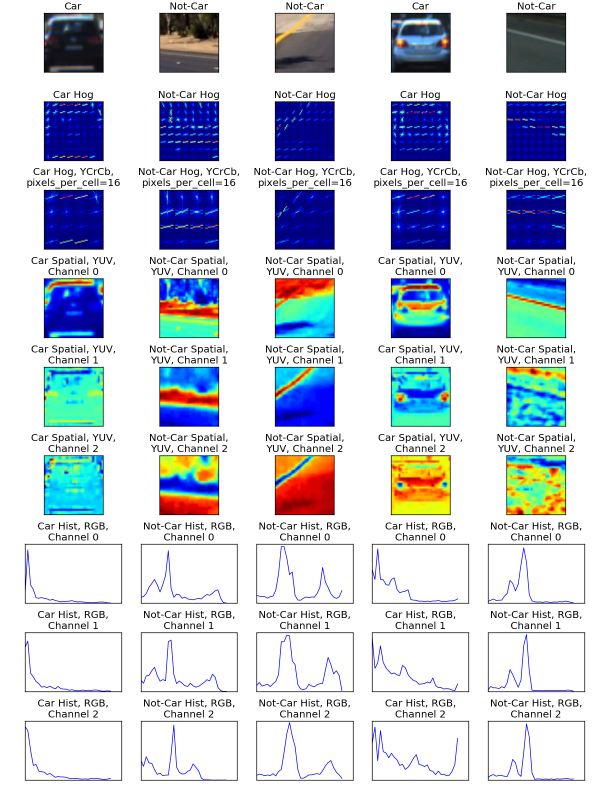
#> input picture examples/features.png, 1200 x 1600 px (shown at 1/2 size)
$ python -i model.py   (imports and definitions only)
#> lines starting #> are read from the running program, lines starting #| are printed output that depends on the picture
import pickle
import cv2
import numpy as np
import matplotlib.pyplot as plt
import time

from sklearn import svm
from skimage.feature import hog
from sklearn.preprocessing import StandardScaler
from sklearn.feature_selection import SelectPercentile
from sklearn.model_selection import  train_test_split
from sklearn.metrics import classification_report
from sklearn.metrics import accuracy_score
from sklearn.ensemble import BaggingClassifier, RandomForestClassifier, AdaBoostClassifier
from sklearn.model_selection import GridSearchCV

from sklearn.pipeline import Pipeline

from vehicle_detection.logger import Logger

class Model():

    def __init__(self,
        pixels_per_cell=8,
        cells_per_block=2,
        orientations=9,
        hog_channels=[0,1,2],
        spatial_channels=[0,1,2],
        hist_chanels=[0,1,2],
        hog_color_space=cv2.COLOR_RGB2YCrCb,
        spatial_color_space=cv2.COLOR_RGB2YCrCb,
        hist_color_space=cv2.COLOR_RGB2YCrCb,
        use_hog=True,
        use_hist=True,
        use_spatial=True,
        C=1,
        gamma=0.001,
        kernel='rbf'
    ):

        self.feature_selection = None
        self.pipeline = None

        self.hog_color_space = hog_color_space
        self.spatial_color_space = spatial_color_space
        self.hist_color_space = hist_color_space

        # HOG Properties
        self.pixels_per_cell = pixels_per_cell
        self.cells_per_block = cells_per_block
        self.orientations = orientations
        self.block_size = pixels_per_cell * cells_per_block

        # Classifier Parameters
        self.C = C
        self.gamma = gamma
        self.kernel = kernel
        self.n_estimators = 10

        # Features
        self.use_hog = use_hog
        self.use_hist = use_hist
        self.use_spatial = use_spatial

        self.hog_channels = hog_channels
        self.spatial_channels = spatial_channels
        self.hist_chanels = hist_chanels

        winSize = (64,64)
        blockStride = (8,8)
        derivAperture = 1

        winSigma = 4.
        histogramNormType = 0
        L2HysThreshold = 2.0000000000000001e-01
        gammaCorrection = 0
        nlevels = 64

        self.cv2Hog = cv2.HOGDescriptor(
            winSize,
            (self.block_size, self.block_size),
            blockStride,
            (self.pixels_per_cell, self.pixels_per_cell),
            orientations,
            derivAperture, winSigma, histogramNormType, L2HysThreshold, gammaCorrection, nlevels
        )

        self.load()

    # [107 lines left out: functions fit, visualise, subplot, not called in this run]

    def single_img_features(self, image):

        features = []

        # hog features
        if self.use_hog == True:
            hog_features = self.hog(image)
            features.append(hog_features)

        # spatial features
        if self.use_spatial == True:
            bin_spatial = self.bin_spatial(image)
            features.append(bin_spatial)

        # color histogram features
        if self.use_hist == True:
            hist_features = self.color_hist(image)
            features.append(hist_features)

        return np.concatenate(features)

    def hog(self,
        image,
        visualise=False,
        pixels_per_cell=None,
        cells_per_block=None,
        orientations=None
    ):

#> called with visualise = False
        if orientations is None:
            orientations = self.orientations

        if pixels_per_cell is None:
            pixels_per_cell = self.pixels_per_cell

        if cells_per_block is None:
            cells_per_block = self.cells_per_block

        image = cv2.cvtColor(image, self.hog_color_space)
#> image: shape (1600, 1200, 3); mean of channels 0, 1, 2 208.4, 123.9, 134.5

        if not visualise:
            image = (image * 255).astype('uint8')
#> image: shape (1600, 1200, 3); mean of channels 0, 1, 2 44.5, 132.1, 121.5
            features = self.cv2Hog.compute(image).ravel()

            return features

        # only return the visualization
        hog_image = np.zeros((64, 64))
        for channel in self.hog_channels:
            image_channel = image[:,:,channel]
            channel_features, channel_image = hog(
                image_channel,
                orientations=orientations,
                pixels_per_cell=(pixels_per_cell, pixels_per_cell),
                cells_per_block=(cells_per_block, cells_per_block),
                visualise=True, feature_vector=False, transform_sqrt=False
            )

            hog_image = np.add(hog_image, channel_image)

        return hog_image

    def get_num_blocks(self, size):
        return (size // self.pixels_per_cell) - 1

    # Define a function to compute color histogram features
    def bin_spatial(self, image, size=(32, 32), visualise=False):
#> called with size = (32, 32), visualise = False
        if self.spatial_color_space:
            image = cv2.cvtColor(image, self.spatial_color_space)

        features = []
        for channel in self.spatial_channels:
            image_channel = image[:,:,channel]
            channel_features = cv2.resize(image_channel, size)

            if not visualise:
                channel_features = channel_features.ravel()

            features.append(channel_features)
#> this loop made 3 passes
#> pass 1, in bin_spatial, `image_channel = image[:,:,channel]`:
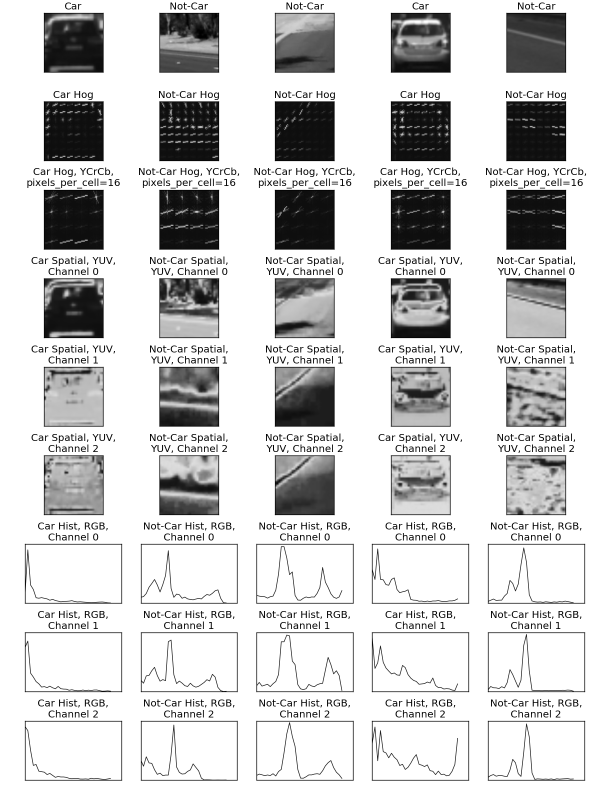
#> image_channel: shape (1600, 1200) (shown at 1/2 size); min 0, max 255, mean 208.4
#> pass 1, in bin_spatial, `channel_features = cv2.resize(image_channel, size)`:
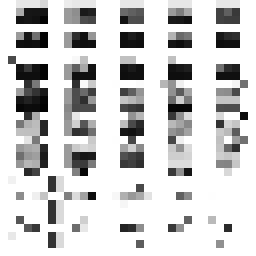
#> channel_features: shape (32, 32) (shown 8 times larger); min 1, max 255, mean 206
#> pass 2, in bin_spatial, `image_channel = image[:,:,channel]`:
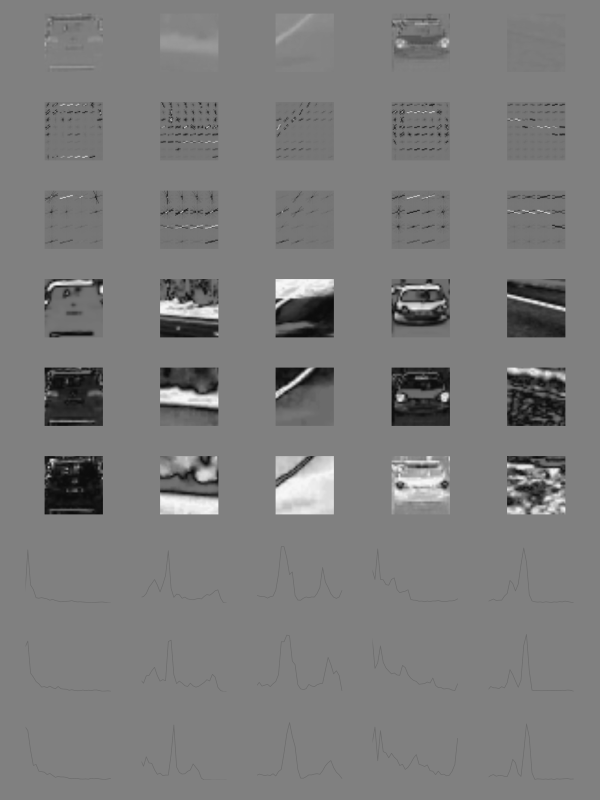
#> image_channel: shape (1600, 1200) (shown at 1/2 size); min 12, max 247, mean 123.9
#> pass 2, in bin_spatial, `channel_features = cv2.resize(image_channel, size)`:
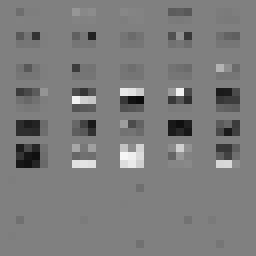
#> channel_features: shape (32, 32) (shown 8 times larger); min 12, max 246, mean 124
#> after the loop:
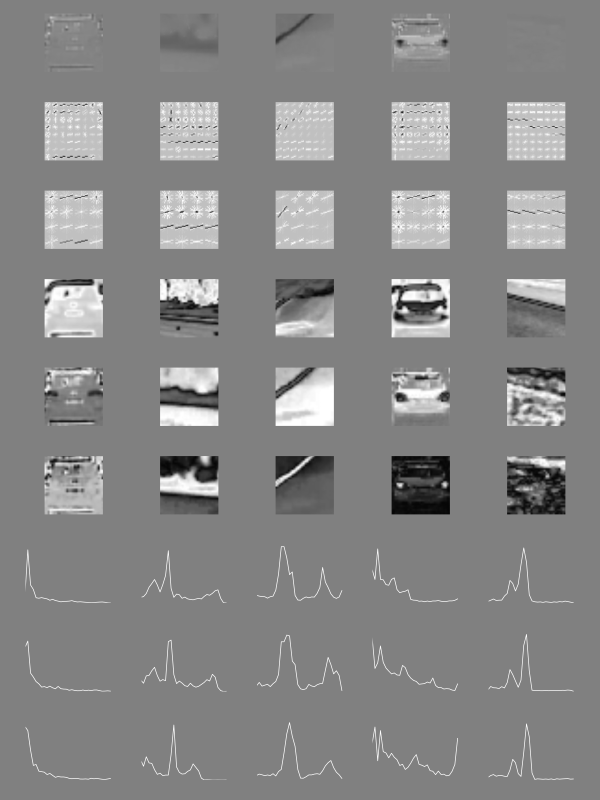
#> image_channel: shape (1600, 1200) (shown at 1/2 size); min 6, max 255, mean 134.5
#> after the loop, features = 3 items
#> in single_img_features, `bin_spatial = self.bin_spatial(image)`: bin_spatial = 3072 values, max 255 at index 0, min 1 at index 421, mean 154.4

        if not visualise:
            return np.concatenate(features)

        return features

    # Define a function to compute color histogram features
    def color_hist(self, image, nbins=32, visualise=False):
#> called with nbins = 32, visualise = False
        if self.hist_color_space:
            image = cv2.cvtColor(image, self.hist_color_space)

        features = []
        for channel in self.hist_chanels:
            channel_hist = np.histogram(image[:,:,channel], bins=nbins)
            features.append(channel_hist[0])
#> after the loop, features = 3 items

        if visualise:
            return features

        return np.concatenate(features)

    def save(self):
        pickle.dump(self.pipeline, open("pipeline.pkl", "wb"))

    def load(self):
        try:
            self.pipeline = pickle.load(open("pipeline.pkl", "rb"))
        except(Exception) as e:
            pass

>>> import cv2
>>> picture = cv2.cvtColor(cv2.imread('../examples/features.png'), cv2.COLOR_BGR2RGB)
>>> result = Model().single_img_features(picture)
#> in single_img_features, `hist_features = self.color_hist(image)`: hist_features = 96 values, max 1534091 at index 79, min 1592 at index 29, mean 60000
